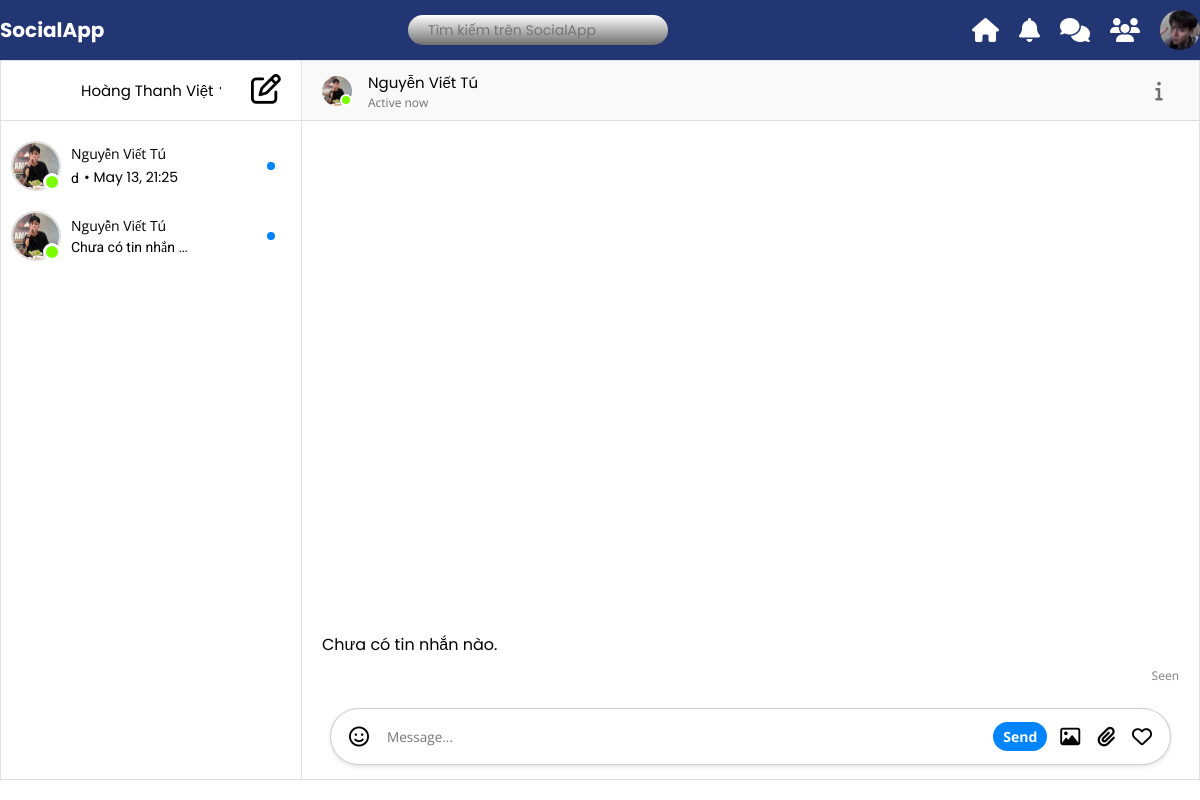
The page /private-chat/user1/ (signed in) on the database its author committed.
### a_users/models.py (models this page shows, shortened)
class Profile(models.Model):
    user = models.OneToOneField(User, on_delete=models.CASCADE)
    image = models.ImageField(upload_to='avatars/', default='avt.jpg', null=True, blank=True)
    realname = models.CharField(max_length=20, null=True, blank=True)
    email = models.EmailField(unique=True, null=True)
    location = models.CharField(max_length=20, null=True, blank=True)
    bio = models.TextField(null=True, blank=True)
    created = models.DateTimeField(auto_now_add=True)
    @property
    def avatar(self):
        try:
            avatar = self.image.url
        except:
            avatar = static('images/avt.jpg')
        return avatar

### a_rtchat/models.py (models this page shows, shortened)
class PrivateChat(models.Model):
    user1 = models.ForeignKey(User, related_name='private_chats_1', on_delete=models.CASCADE)
    user2 = models.ForeignKey(User, related_name='private_chats_2', on_delete=models.CASCADE)
    created_at = models.DateTimeField(auto_now_add=True)
    class Meta:
        unique_together = ('user1', 'user2')

class PrivateMessage(models.Model):
    chat = models.ForeignKey(PrivateChat, related_name='messages', on_delete=models.CASCADE)
    sender = models.ForeignKey(User, on_delete=models.CASCADE)
    body = models.CharField(max_length=300, blank=True, null=True)
    file = models.FileField(upload_to='private_chat_files/', blank=True, null=True)
    is_image = models.BooleanField(default=False)
    is_video = models.BooleanField(default=False)
    created = models.DateTimeField(auto_now_add=True)
    class Meta:
        ordering = ['-created']

### a_rtchat/views.py (the view)
# urls.py: path('private-chat/<str:username>/', private_chat_room, name='private_chat_room'),
@login_required
def private_chat_room(request, username):
    other_user = get_object_or_404(User, username=username)
    chat, created = PrivateChat.objects.get_or_create(
        user1=request.user if request.user.id < other_user.id else other_user,
        user2=request.user if request.user.id > other_user.id else other_user
    )
    messages = chat.messages.all().order_by('created')
    last_message = messages.last()
    chats = PrivateChat.objects.filter(Q(user1=request.user) | Q(user2=request.user)) \
        .annotate(last_msg_time=Max('messages__created')) \
        .order_by('-last_msg_time')
    return render(request, 'a_rtchat/private_chat.html', {
        'chat': chat,
        'messages': messages,
        'last_message': last_message,
        'other_user': other_user,
        'users': chats,
    })

### templates/a_rtchat/private_chat.html (shortened to what this page needs)
{% extends "includes/layouts/b.html" %}
{% load static %}
{% block content %}
<link rel="stylesheet" href="https://cdnjs.cloudflare.com/ajax/libs/font-awesome/6.7.2/css/all.min.css" />
<link rel='stylesheet' href='https://cdn-uicons.flaticon.com/2.6.0/uicons-regular-rounded/css/uicons-regular-rounded.css'>
<link rel="stylesheet" type="text/css" href="{% static 'css/boxchat.css' %}">
<div class="case">
    <div class="container">
        <div class="left">
            <div class="top">
                <div class="tub">
                    <div class="username">
                        {{ request.user.profile.realname }}
                        <i class="fas fa-chevron-down" style="font-size: 20px;"></i>
                    </div>
                </div>
                <div class="card">
                    <i class="fa-regular fa-pen-to-square" style="font-size: 30px;"></i>
                </div>
            </div>
            <div class="conversations">
                <div class="conversations">
                    {% for chat in users %}
                        {% if chat.user1 == request.user %}
                            {% with chat.user2 as other_user %}
                                {% with chat.messages.last as last_message %}
                                        <div class="person c">
                                            <div class="box">
                                                <div class="image">
                                                    <img src="{{ other_user.profile.avatar }}" width="50px" height="50px" alt="Avatar" />
                                                </div>
                                                <div class="online"></div>
                                            </div>
                                            <div class="information">
                                                <div class="username">{{ other_user.profile.realname }}</div>
                                                <div class="content">
                                                    {% if last_message %}
                                                        <div class="{% if not last_message.is_seen and last_message.sender != request.user %}new{% else %}message{% endif %}">
                                                            {{ last_message.body }}
                                                        </div>
                                                        <div class="time">&bull; {{ last_message.created|date:"M d, H:i" }}</div>
                                                    {% else %}
                                                        <div class="message">Chưa có tin nhắn nào.</div>
                                                    {% endif %}
                                                </div>
                                            </div>
                                            <div class="status">
                                                <div class="point"></div>
                                            </div>
                                        </div>
                                {% endwith %}
                            {% endwith %}
                        {% else %}
                            {% with chat.user1 as other_user %}
                                {% with chat.messages.last as last_message %}
                                        <div class="person c">
                                            <div class="box">
                                                <div class="image">
                                                    <img src="{{ other_user.profile.avatar }}" width="50px" height="50px" alt="Avatar" />
                                                </div>
                                                <div class="online"></div>
                                            </div>
                                            <div class="information">
                                                <div class="username">{{ other_user.profile.realname }}</div>
                                                <div class="content">
                                                    {% if last_message %}
                                                        <div class="{% if not last_message.is_seen and last_message.sender != request.user %}new{% else %}message{% endif %}">
                                                            {{ last_message.body }}
                                                        </div>
                                                        <div class="time">&bull; {{ last_message.created|date:"M d, H:i" }}</div>
                                                    {% else %}
                                                        <div class="message">Chưa có tin nhắn nào.</div>
                                                    {% endif %}
                                                </div>
                                            </div>
                                            <div class="status">
                                                <div class="point"></div>
                                            </div>
                                        </div>
                                {% endwith %}
                            {% endwith %}
                        {% endif %}
                    {% empty %}
                        <p>Không có cuộc trò chuyện nào.</p>
                    {% endfor %}
                </div>
            </div>
        </div>
        <div class="right" id="message-panel">
            <div class="top">
                <div class="box">
                    <div class="image">
                        <img src="{{ other_user.profile.avatar }}" width="30px" height="30px" alt="" />
                    </div>
                    <div class="online"></div>
                </div>
                <div class="information">
                    <div class="username">
                        <a>{{ other_user.profile.realname }}</a>
                    </div>
                    <div class="name">Active now</div>
                </div>
                <div class="options">
                    <button class="video-call">
                    </button>
                    <button class="voice-call">
                    </button>
                    <button class="info" id="info-button">
                        <i class="fa-solid fa-info" style="font-size: 20px;"></i>
                    </button>
                </div>
            </div>
            <div class="middle">
                <div class="tumbler">
                    <div class="messages">
                        {% for message in messages %}
                            <div class="clip {% if message.sender == request.user %}sent{% else %}received{% endif %}">
                                {% if message.file %}
                                    {% if message.is_image %}
                                        <img src="{{ message.file.url }}" alt="image" style="max-width: 200px; border-radius: 8px;">
                                    {% elif message.is_video %}
                                        <video controls style="max-width: 300px; border-radius: 8px;">
                                            <source src="{{ message.file.url }}" type="video/mp4">
                                            Trình duyệt của bạn không hỗ trợ video.
                                        </video>
                                    {% else %}
                                        <div class="text">
                                            <a href="{{ message.file.url }}" download="{{ message.filename }}" target="_blank">
                                                {{ message.filename }}
                                            </a>
                                        </div>
                                    {% endif %}
                                {% elif message.body %}
                                    <div class="text">
                                        {{ message.body }}
                                    </div>
                                {% endif %}
                            </div>
                        {% empty %}
                            <p>Chưa có tin nhắn nào.</p>
                        {% endfor %}
                    </div>
                    <div class="seen">Seen</div>
                </div>
            </div>
            <div class="bottom">
                <div class="cup">
                    <div class="picker emoji" id="emoji-picker">
                        <i class="fa-regular fa-face-smile" style="font-size: 20px;"></i>
                    </div>
                    <textarea id="message-input" cols="30" rows="1" placeholder="Message..." class="message-input"></textarea>
                    <button id="send-button" class="send-btn send">Send</button>
                    <label for="image-input" class="picker photo">
                        <i class="fa-regular fa-image" style="font-size: 20px;"></i>
                    </label>
                    <label for="file-input" class="picker file">
                        <i class="fa-solid fa-paperclip" style="font-size: 20px;"></i>
                    </label>
                    <div class="picker heart">
                        <i class="fa-regular fa-heart" style="font-size: 20px;"></i>
                    </div>
                </div>
            </div>
        </div>
    </div>
</div>
{% endblock %}

### templates/includes/header.html (shortened to what this page needs)
    <div class="header">
        <div class="logo">SocialApp</div>
        <div class="search-bar">
            <div class="InputContainer">
                <input class="input" type="text" placeholder="Tìm kiếm trên SocialApp">
            </div>
        </div>
        <div class="right-section">
            <div class="nav-links">
                <a href="{% url 'home' %}"><i class="fas fa-home"></i></a>
                <a href=""><i class="fas fa-bell"></i></a>
                <a href="{% url 'listroom' %}"><i class="fas fa-comments"></i></a>
                <a href="#"><i class="fas fa-users"></i></a>
            </div>
            {% if user.is_authenticated %}
            <div class="avatar">
                {% if user.profile.image %}
                    <img src="{{ user.profile.image.url }}" alt="Avatar">
                {% else %}
                    <img src="/static/avt.jpg" alt="Default Avatar">
                {% endif %}
            </div>
        {% else %}
            <div>
                <a href="{% url 'account_login' %}">Log In</a>
                <a href="{% url 'account_signup' %}">Sign Up</a>
            </div>
        {% endif %}
        </div>
    </div>

### templates/includes/header.html (style rules this page uses)
body { margin: 0; font-family: 'Roboto', sans-serif; }
.header { background-color: #233674; color: white; padding: 10px 0px; display: flex; align-items: center; justify-content: space-between; width: 100%; }
.header .logo { font-size: 20px; font-weight: bold; }
.header .search-bar { flex: 0.3; display: flex; align-items: center; }
.header .search-bar .InputContainer { width: 100%; height: 30px; display: flex; align-items: center; background: linear-gradient(to bottom, #ffffff, #6f6f6f); border-radius: 15px; padding: 0 10px; }
.header .search-bar .input { width: 100%; border: none; outline: none; background: none; color: white; padding-left: 10px; font-size: 14px; }
.header .right-section { display: flex; align-items: center; gap: 20px; position: relative; }
.header .nav-links { display: flex; gap: 20px; }
.header .nav-links a { color: white; text-decoration: none; font-size: 20px; display: flex; align-items: center; }
.header .nav-links a i { font-size: 24px; }
.header .avatar { width: 40px; height: 40px; border-radius: 50%; overflow: hidden; cursor: pointer; position: relative; }
.header .avatar img { width: 100%; height: 100%; object-fit: cover; }

### rows shown on the page
PrivateChat: user2.profile.avatar (picture), user2.profile.realname "Nguyễn Viết Tú", messages.last.body "d", messages.last.created "May 13, 21:25"
PrivateChat: user1.profile.avatar (picture), user1.profile.realname "Nguyễn Viết Tú", shows "Chưa có tin nhắn…"

### other values the page prints
{{ request.user.profile.realname }} "Hoàng Thanh Việ…"
{{ other_user.profile.realname }} "Nguyễn Viết Tú"
